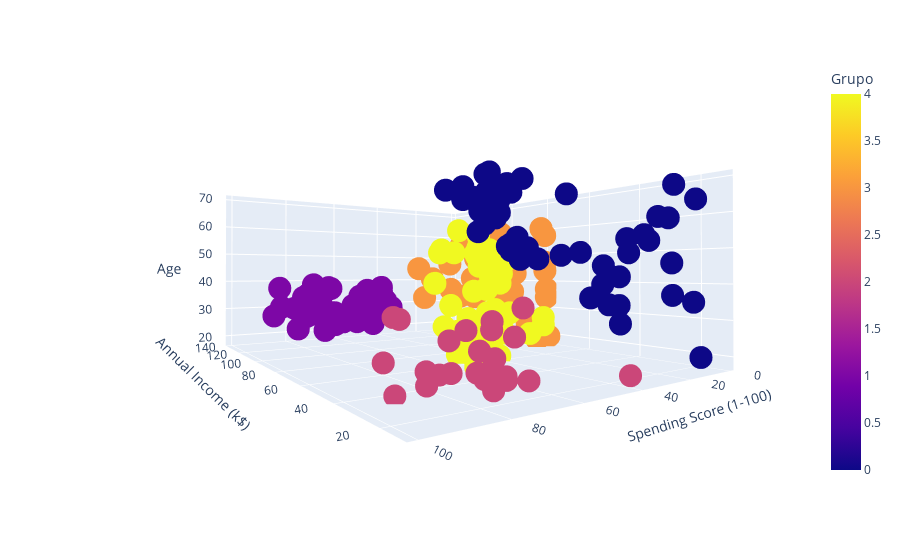

The notebook cell this image was saved under:
### Code cell
#Crear modelo 3D

Grafica_3D = px.scatter_3d(Datos, x='Annual Income (k$)', y='Spending Score (1-100)', z='Age', color ='Grupo', symbol_map={0: 'circle',1: 'circle',2: 'circle', 3:'circle',4:'circle',5:'circle'})
Grafica_3D.update_layout(showlegend=False)

### Figure 1 — Plotly figure (JSON) as saved in the notebook; plotly's stock layout.template omitted (floating-point values rounded to 4 significant figures; data arrays with more than 128 entries replaced by an {"elided": "..."} marker saying what was removed)
{"data": [{"hovertemplate": "Annual Income (k$)=%{x}<br>Spending Score (1-100)=%{y}<br>Age=%{z}<br>Grupo=%{marker.color}<extra></extra>", "legendgroup": "", "marker": {"color": {"elided": "200 int values"}, "coloraxis": "coloraxis", "symbol": "circle"}, "mode": "markers", "name": "", "scene": "scene", "showlegend": false, "type": "scatter3d", "x": {"elided": "200 int values"}, "y": {"elided": "200 int values"}, "z": {"elided": "200 int values"}}], "layout": {"autosize": true, "coloraxis": {"colorbar": {"title": {"text": "Grupo"}}, "colorscale": [[0, "#0d0887"], [0.1111, "#46039f"], [0.2222, "#7201a8"], [0.3333, "#9c179e"], [0.4444, "#bd3786"], [0.5556, "#d8576b"], [0.6667, "#ed7953"], [0.7778, "#fb9f3a"], [0.8889, "#fdca26"], [1, "#f0f921"]]}, "dragmode": "zoom", "legend": {"tracegroupgap": 0}, "margin": {"t": 60}, "scene": {"aspectmode": "auto", "aspectratio": {"x": 1.429, "y": 1.148, "z": 0.6093}, "camera": {"center": {"x": 0, "y": 0, "z": 0}, "eye": {"x": -1.474, "y": 1.026, "z": -0.01112}, "projection": {"type": "perspective"}, "up": {"x": 0, "y": 0, "z": 1}}, "domain": {"x": [0, 1], "y": [0, 1]}, "dragmode": "zoom", "xaxis": {"title": {"text": "Annual Income (k$)"}, "type": "linear"}, "yaxis": {"title": {"text": "Spending Score (1-100)"}, "type": "linear"}, "zaxis": {"title": {"text": "Age"}, "type": "linear"}}, "showlegend": false}}
